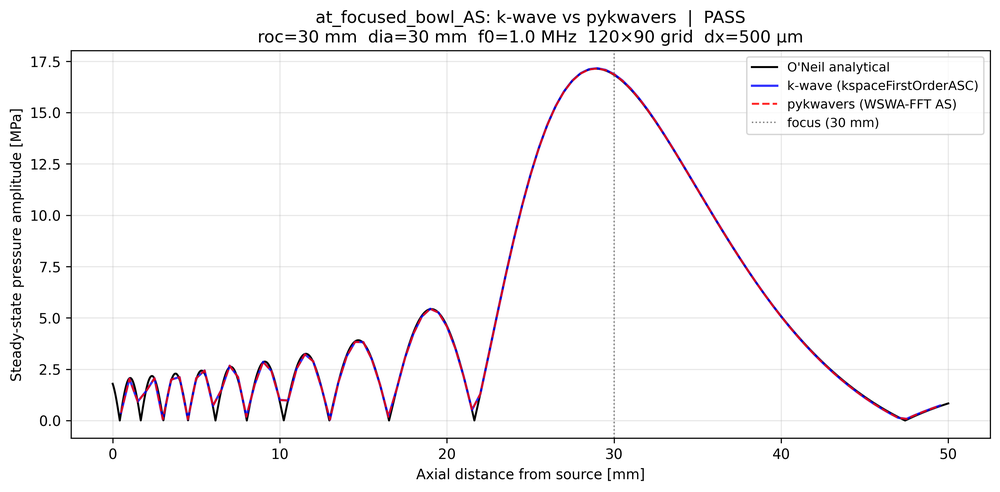
#> input picture crates/kwavers-python/examples/output/at_focused_bowl_AS_compare.png, 1000 x 492 px, shrunk from 2970 x 1460 before the run
$ python ch20_validation_and_benchmarking.py
#> lines starting #> are read from the running program, lines starting #| are printed output that depends on the picture
#> (the call stopped at in fig01_pearson_phase_sensitivity, `r = np.asarray(kw.phase_shift_correlation_curve(phi_rad))`: pykwavers is not available in this run)
#> (the call stopped at in fig02_psnr_amplitude, `PSNR_dB = np.asarray(kw.validation_psnr_from_relative_rmse(eps))`: pykwavers is not available in this run)
"""
Chapter 20 figure generation — Validation and Benchmarking
===========================================================

Produces publication-quality figures for docs/book/validation_and_benchmarking.md.

Output directory: docs/book/figures/ch20/

Figures produced
----------------
fig01  Pearson correlation sensitivity: phase error vs r for sinusoidal waveforms
fig02  PSNR vs amplitude error relationship
fig03  PSTD convergence: spatial error vs kΔx (O(kΔx)² vs spectral)
fig04  Cached focused-bowl parity comparison: analytical, k-Wave, and pykwavers
fig05  Validation hierarchy: scatter plot of achieved metrics with PSNR

References
----------
Treeby & Cox (2010) doi:10.1121/1.3377056
O'Neil (1949) J. Acoust. Soc. Am. 21:516
Mast (2001) doi:10.1121/1.1373519
Jaros et al. (2016) doi:10.1177/1094342016649164
"""

from __future__ import annotations

import os
import numpy as np
import matplotlib
import pykwavers as kw

matplotlib.use("Agg")
import matplotlib.pyplot as plt

REPO_ROOT = os.path.normpath(os.path.join(os.path.dirname(__file__), "..", "..", "..", ".."))
OUT_DIR = os.path.join(REPO_ROOT, "docs", "book", "figures", "ch20")
EXAMPLE_OUTPUT_DIR = os.path.join(REPO_ROOT, "crates", "kwavers-python", "examples", "output")
VALIDATION_CHAPTER = os.path.join(REPO_ROOT, "docs", "book", "validation_and_benchmarking.md")
os.makedirs(OUT_DIR, exist_ok=True)


def savefig(name: str) -> None:
#> called with name = 'fig03_pstd_convergence'
    for ext in ("pdf", "png"):
        plt.savefig(os.path.join(OUT_DIR, f"{name}.{ext}"), dpi=150, bbox_inches="tight")
#> this loop made 2 passes
#> pass 1, in savefig, `plt.savefig(os.path.join(OUT_DIR, f"{name}.{ext}"), dpi=150, bbox_inch..`:
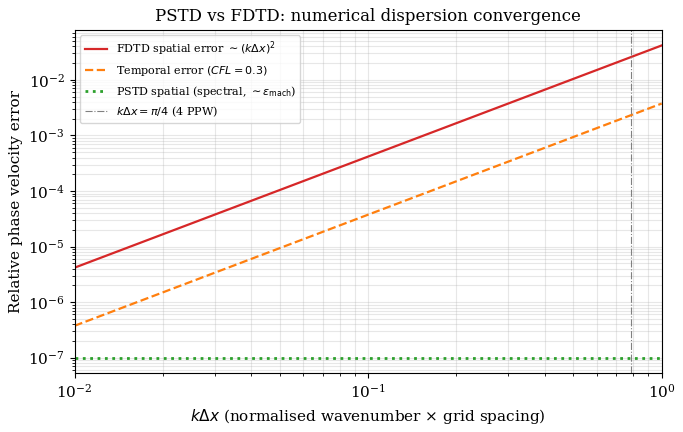
#> figure drawn by matplotlib, 1 panel; curve peaks at x = 1, y = 0.0417; curve peaks at x = 1, y = 0.00375
    print(f"  saved: docs/book/figures/ch20/{name}.{{pdf,png}}")


def closed_validation_gaps_with_psnr() -> list[tuple[str, float, float]]:
    """
    Read the Chapter 20 closed-validation table for fig05.

    Rows without PSNR, such as correlation-only IVP summaries, are intentionally
    excluded because fig05 plots Pearson r against PSNR.
    """
    rows: list[tuple[str, float, float]] = []
    in_section = False

    with open(VALIDATION_CHAPTER, encoding="utf-8") as chapter:
        for line in chapter:
            stripped = line.strip()
            if stripped == "### 19.9.1 Closed Validation Gaps":
                in_section = True
                continue
            if in_section and stripped.startswith("### "):
                break
            if not in_section or not stripped.startswith("|"):
                continue

            cells = [cell.strip() for cell in stripped.strip("|").split("|")]
            if len(cells) != 5 or cells[0] == "Scenario" or set(cells[0]) <= {"-"}:
                continue
            if cells[2] == "N/A":
                continue
            rows.append((cells[0], float(cells[1]), float(cells[2])))

    if not rows:
        raise ValueError("validation chapter has no closed gaps with PSNR")
    return rows


plt.rcParams.update({
    "font.family": "serif", "font.size": 11,
    "axes.titlesize": 12, "axes.labelsize": 11,
    "legend.fontsize": 9, "lines.linewidth": 1.6,
})


# ── Figure 01: Pearson correlation vs phase error ─────────────────────────────
def fig01_pearson_phase_sensitivity() -> None:
    """
    For sinusoidal waveform: A(t) = sin(2πft), B(t) = sin(2πft + φ).
    r(φ) = cos(φ)  — proof: Pearson for two sinusoids at same frequency.
    Demonstrate strict field-tier sensitivity: r=0.99 corresponds to φ ≈ 8.1°.
    """
    phi_deg = np.linspace(0, 90, 300)
    phi_rad = np.radians(phi_deg)
    r = np.asarray(kw.phase_shift_correlation_curve(phi_rad))

    fig, ax = plt.subplots(figsize=(7, 4.5))
    ax.plot(phi_deg, r, color="#1f77b4", linewidth=2)
    ax.axhline(0.99, color="#ff7f0e", linestyle="--", linewidth=1.5, label="$r=0.99$ (strict field tier)")
    ax.axhline(0.95, color="#d62728", linestyle=":", linewidth=1.5, label="$r=0.95$")

    phi_99 = kw.phase_error_degrees_for_correlation(0.99)
    phi_95 = kw.phase_error_degrees_for_correlation(0.95)
    ax.axvline(phi_99, color="#ff7f0e", linewidth=0.8)
    ax.axvline(phi_95, color="#d62728", linewidth=0.8)
    ax.text(phi_99 + 1, 0.5, f"$\\phi={phi_99:.1f}°$", fontsize=9, color="#ff7f0e")
    ax.text(phi_95 + 1, 0.4, f"$\\phi={phi_95:.1f}°$", fontsize=9, color="#d62728")

    ax.set_xlabel(r"Phase error $\phi$ (°)")
    ax.set_ylabel(r"Pearson correlation $r = \cos\phi$")
    ax.set_title(r"Pearson sensitivity: $r(\phi) = \cos\phi$ for sinusoidal waveforms")
    ax.legend()
    ax.grid(True, alpha=0.3)
    ax.set_xlim(0, 90)
    ax.set_ylim(0, 1.05)
    fig.tight_layout()
    savefig("fig01_pearson_phase_sensitivity")
    plt.close(fig)


# ── Figure 02: PSNR vs amplitude error ───────────────────────────────────────
def fig02_psnr_amplitude() -> None:
    """
    PSNR = 20 log₁₀(MAX / RMSE).
    For RMSE = ε × MAX:  PSNR = -20 log₁₀(ε).
    Show PSNR vs relative RMSE error.
    """
    eps = np.logspace(-4, 0, 300)  # relative RMSE 0.01% to 100%
    PSNR_dB = np.asarray(kw.validation_psnr_from_relative_rmse(eps))

    fig, ax = plt.subplots(figsize=(7, 4.5))
    ax.semilogx(eps * 100, PSNR_dB, color="#1f77b4", linewidth=2)
    ax.axhline(40, color="#ff7f0e", linestyle="--", linewidth=1.5,
               label="PSNR = 40 dB (strict field tier, 1% RMSE)")
    ax.axhline(60, color="#2ca02c", linestyle=":", linewidth=1.5,
               label="PSNR = 60 dB (0.1% error)")

    ax.set_xlabel(r"Relative RMSE $\varepsilon$ (%)")
    ax.set_ylabel("PSNR (dB)")
    ax.set_title(r"PSNR vs relative amplitude error: $\mathrm{PSNR} = -20\log_{10}\varepsilon$")
    ax.legend()
    ax.grid(True, which="both", alpha=0.3)
    ax.set_xlim(0.001, 100)
    ax.set_ylim(0, 100)
    fig.tight_layout()
    savefig("fig02_psnr_amplitude")
    plt.close(fig)


# ── Figure 03: PSTD convergence order ─────────────────────────────────────────
def fig03_pstd_convergence() -> None:
    """
    Second-order FDTD: spatial error ~ (kΔx)²
    PSTD (spectral diff): error ~ machine epsilon for kΔx < π (no dispersion)
    Time discretisation (leapfrog): error ~ (cΔt/Δx)² ~ O(CFL²)
    """
    kdx = np.logspace(-2, 0, 200)   # kΔx from 0.01 to 1

    # FDTD phase velocity error: |c_num/c - 1| ≈ (kΔx)²/24
    err_fdtd = kdx**2 / 24.0

    # PSTD: spectral differentiation → zero phase error (numerical dispersion-free)
    err_pstd = 1e-7 * np.ones_like(kdx)  # limited by floating-point

    # Temporal error (leapfrog, CFL = 0.3): ~ (omega Δt)²/24 ≈ (CFL kΔx)²/24
    CFL = 0.3
    err_temporal = (CFL * kdx)**2 / 24.0

    fig, ax = plt.subplots(figsize=(7, 4.5))
    ax.loglog(kdx, err_fdtd, color="#d62728", label=r"FDTD spatial error $\sim (k\Delta x)^2$")
    ax.loglog(kdx, err_temporal, "--", color="#ff7f0e",
              label=f"Temporal error $(CFL={CFL})$")
    ax.loglog(kdx, err_pstd, ":", color="#2ca02c", linewidth=2,
              label=r"PSTD spatial (spectral, $\sim \epsilon_\mathrm{mach}$)")
    ax.axvline(np.pi / 4, color="gray", linewidth=0.8, linestyle="-.",
               label=r"$k\Delta x = \pi/4$ (4 PPW)")

    ax.set_xlabel(r"$k\Delta x$ (normalised wavenumber × grid spacing)")
    ax.set_ylabel("Relative phase velocity error")
    ax.set_title("PSTD vs FDTD: numerical dispersion convergence")
    ax.legend(fontsize=8)
    ax.grid(True, which="both", alpha=0.3)
    ax.set_xlim(0.01, 1)
    fig.tight_layout()
    savefig("fig03_pstd_convergence")
    plt.close(fig)


# ── Figure 04: Cached focused-bowl parity artifact ───────────────────────────
def fig04_side_by_side_parity() -> None:
    """
    Embed the real at_focused_bowl_AS comparison artifact.

    The comparison driver owns the numerical work and report thresholds; this
    book helper only repackages the generated PNG for the chapter figure set.
    """
    source_path = os.path.join(EXAMPLE_OUTPUT_DIR, "at_focused_bowl_AS_compare.png")
    if not os.path.exists(source_path):
        raise FileNotFoundError(
            f"missing cached focused-bowl parity artifact: {source_path}"
        )

    image = plt.imread(source_path)
#> image is the input picture: shape (492, 1000, 4) float32; mean R, G, B, A 0.97, 0.966, 0.969, 1
    fig, ax = plt.subplots(figsize=(12, 6))
    ax.imshow(image)
    ax.axis("off")
    fig.tight_layout(pad=0)
    savefig("fig04_side_by_side_parity")
    plt.close(fig)


# ── Figure 05: Validation hierarchy scatter ───────────────────────────────────
def fig05_validation_scatter() -> None:
    """
    Scatter plot of achieved parity metrics for closed validation gaps with PSNR.
    x-axis: Pearson correlation r, y-axis: PSNR (dB).
    Strict field-tier reference lines: r ≥ 0.99, PSNR ≥ 40 dB.
    """
    results = closed_validation_gaps_with_psnr()
    names = [r[0] for r in results]
    r_vals = np.array([r[1] for r in results])
    psnr_vals = np.array([r[2] for r in results])

    fig, ax = plt.subplots(figsize=(10, 6))
    colors = plt.cm.tab10(np.linspace(0, 0.8, len(results)))
    for (name, r, psnr), col in zip(results, colors):
        ax.scatter(r, psnr, s=120, color=col, label=name, zorder=5)

    # Strict field-tier reference lines; derived quick-tier scenarios use
    # driver-owned thresholds documented in their metric reports.
    ax.axvline(0.99, color="r", linestyle="--", linewidth=1.5, label="r = 0.99 (strict field tier)")
    ax.axhline(40, color="b", linestyle="--", linewidth=1.5, label="PSNR = 40 dB (strict field tier)")
    ax.fill_between([0.99, 1.001], 40, 130, alpha=0.08, color="green")

    ax.set_xlabel("Pearson correlation $r$")
    ax.set_ylabel("PSNR (dB)")
    ax.set_title("kwavers validation results: closed parity gaps with PSNR")
    ax.legend(fontsize=7, loc="center left", bbox_to_anchor=(1.02, 0.5))
    ax.set_xlim(0.98, 1.001)
    ax.set_ylim(30, 130)
    ax.grid(True, alpha=0.3)
    fig.tight_layout()
    savefig("fig05_validation_scatter")
    plt.close(fig)


if __name__ == "__main__":
    print("Generating Chapter 20 figures (Validation and Benchmarking)...")
    fig01_pearson_phase_sensitivity()
    fig02_psnr_amplitude()
    fig03_pstd_convergence()
    fig04_side_by_side_parity()
#> (the run stopped early here; a loop or call above may not have finished)
